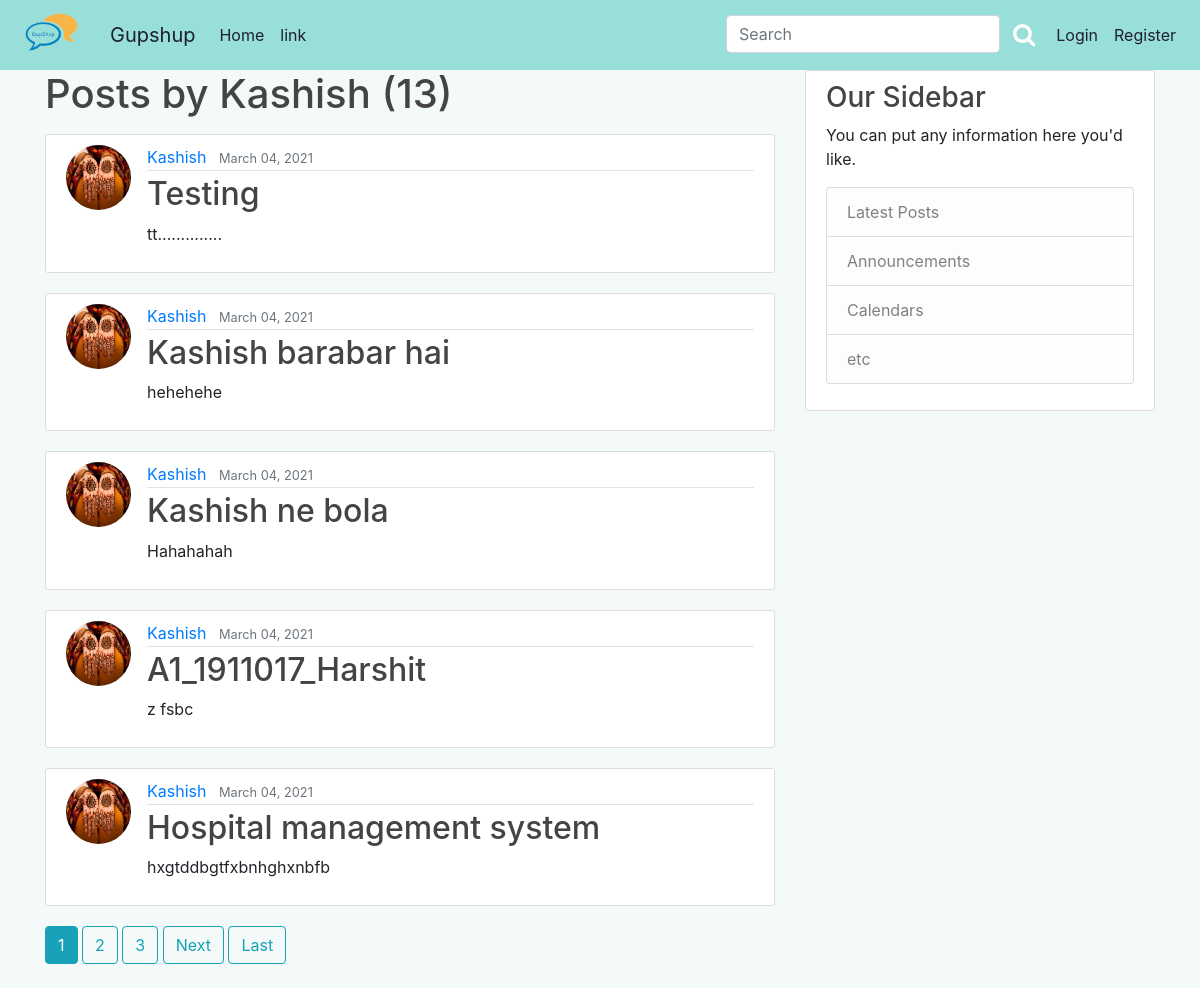
Before: /user/Kashish with the older database file.
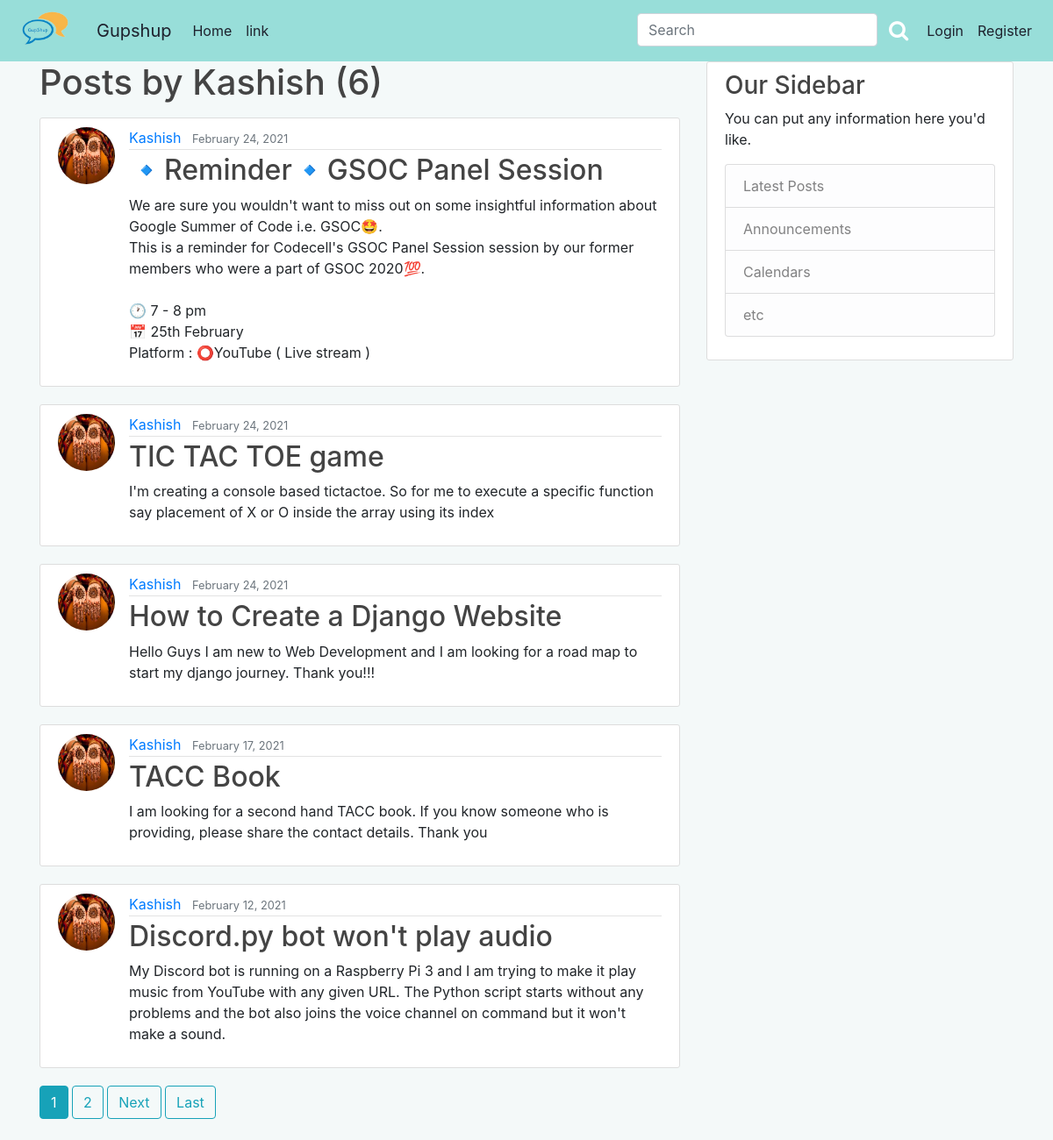
After: the same page with the newer database file.
### blog/models.py (models this page shows, shortened)
class Post(models.Model):
	title = models.CharField(max_length=100)
	content = models.TextField()
	date_posted = models.DateTimeField(default=timezone.now)
	author = models.ForeignKey(User, on_delete=models.CASCADE)
	likes = models.ManyToManyField(User, related_name = 'post_like')

### users/models.py (models this page shows, shortened)
class Profile(models.Model):
	user = models.OneToOneField(User, on_delete=models.CASCADE)
	image = models.ImageField(default='default.jpg',upload_to='profile_pics')

### blog/views.py (the view)
# urls.py: path('user/<str:username>', UserPostListView.as_view(), name='user-posts'),
class UserPostListView(ListView):
	model = Post
	template_name = 'blog/user_posts.html'
	context_object_name = 'posts'
	paginate_by = 5
	def get_queryset(self):
		user = get_object_or_404(User, username=self.kwargs.get('username'))
		return Post.objects.filter(author=user).order_by('-date_posted')

### blog/templates/blog/user_posts.html (shortened to what this page needs)
{% extends "blog/base.html" %}
{% block content %}
	<h1 class="mb-3">Posts by {{ view.kwargs.username }} ({{ page_obj.paginator.count }})</h1>
	{% for post in posts%}
		<article class="media content-section">
			<img class="rounded-circle article-img "src = {{post.author.profile.image.url}}>
		    <div class="media-body">
			    <div class="article-metadata">
			      <a class="mr-2" href="{% url 'user-posts' post.author.username %}">{{ post.author }}</a>
			      <small class="text-muted">{{ post.date_posted|date:"F d, Y" }}</small>
			    </div>
			    <h2><a class="article-title" href="{% url 'post-detail' post.id %}">{{ post.title }}</a></h2>
			    <p class="article-content">{{ post.content }}</p>
			</div>
		</article>
	{%endfor%}
	{% if is_paginated%}
		{% for num in page_obj.paginator.page_range %}
			{% if page_obj.number == num %}
				<a class="btn btn-info mb-4" href="?page={{ num }}">{{ num }}</a>
			{% elif num > page_obj.number|add:'-3' and num < page_obj.number|add:'3'%}
				<a class="btn btn-outline-info mb-4" href="?page={{ num }}">{{ num }}</a>
			{% endif %}
		{% endfor %}
		{% if page_obj.has_next %}
			<a class="btn btn-outline-info mb-4" href="?page={{ page_obj.next_page_number }}">Next</a>
			<a class="btn btn-outline-info mb-4" href="?page={{ page_obj.paginator.num_pages }}">Last</a>
		{% endif %}
	{% endif %}
{% endblock content %}

### blog/templates/blog/base.html (shortened to what this page needs)
{% load static %}
<!DOCTYPE html>
<html>
<head>
    <link rel="stylesheet" type="text/css" href="{% static 'blog/main.css'%}">
	<link rel="stylesheet" href="https://cdnjs.cloudflare.com/ajax/libs/font-awesome/4.7.0/css/font-awesome.min.css">
	<link rel="stylesheet" href="https://stackpath.bootstrapcdn.com/bootstrap/4.2.1/css/bootstrap.min.css">
	<link rel="stylesheet" href="https://cdnjs.cloudflare.com/ajax/libs/font-awesome/4.7.0/css/font-awesome.min.css">
	<link rel="stylesheet" href="https://stackpath.bootstrapcdn.com/font-awesome/4.7.0/css/font-awesome.min.css">
</head>
<body style="background-color: #f4f9f9" class="py-0 my-0">
	<nav class="navbar sticky-top navbar-expand-lg navbar-custom pb-2">
	<a class="navbar-brand" href="/">
	<img style="max-width:70px; margin-top: -7px;border-radius: 35%;"class="mr-2" src="{%static 'blog/LOGO_PNG.png'%}"></a>
  <a class="navbar-brand" href="/">Gupshup</a>
  <div class="collapse navbar-collapse" id="navbarSupportedContent">
    <ul class="navbar-nav mr-auto">
      <li class="nav-item active">
        <a class="nav-link" href="/" style="color: #1e212d">Home <span class="sr-only">(current)</span></a>
      </li>
      <li class="nav-item ">
        <a class="nav-link" href="#" style="color: #1e212d">link</a>
      </li>
    </ul>
	        <div class="navbar-nav">
	        	<form action="{% url 'search-result' %}" method="GET">
				<div style=" display: flex;">
	        		<input class="form-control" style="display: inline;" type="text" name="q" placeholder="Search">
					<button type="submit" class="btn btn-success-outline" ><i class="fa fa-search " style="font-size:24px; color:white;"></i> </i></button>
					</div>
	        	</form>
	        	{% if user.is_authenticated %}
	        		 <a class="nav-item nav-link" style="color: #1e212d" href="{% url 'profile' %}">Profile</a>
	        		 <a class="nav-item nav-link" style="color: #1e212d" href="{% url 'post-create' %}">New Post</a>
	        		 <a class="nav-item nav-link" style="color: #1e212d" href="{% url 'logout' %}">Logout</a>
	        	{% else %}
		           <a class="nav-item nav-link" style="color: #1e212d" href="{% url 'login' %}">Login</a>
		           <a class="nav-item nav-link" style="color: #1e212d" href="{% url 'register' %}">Register</a>
		           {% endif %}
	        </div>
  </div>
</nav>
	<main role="main" class="container">
	  <div class="row">
	    <div class="col-md-8">
	      {% block content %}{% endblock %}
	    </div>
	    <div class="col-md-4">
	      <div class="content-section">
	        <h3>Our Sidebar</h3>
	        <p class=''>You can put any information here you'd like.
	          <ul class="list-group">
	            <li class="list-group-item list-group-item-light">Latest Posts</li>
	            <li class="list-group-item list-group-item-light">Announcements</li>
	            <li class="list-group-item list-group-item-light">Calendars</li>
	            <li class="list-group-item list-group-item-light">etc</li>
	          </ul>
	        </p>
	      </div>
	    </div>
	  </div>
	</main>
</body>
</html>

### blog/static/blog/main.css (style rules this page uses)
body { background: #fafafa; color: #333333; margin-top: 5rem; }
h1, h2, h3, h4, h5, h6 { color: #444444; }
ul { margin: 0; }
.content-section { background: #ffffff; padding: 10px 20px; border: 1px solid #dddddd; border-radius: 3px; margin-bottom: 20px; }
.article-title { color: #444444; }
.article-content { white-space: pre-line; }
.article-img { height: 65px; width: 65px; margin-right: 16px; }
.article-metadata { padding-bottom: 1px; margin-bottom: 4px; border-bottom: 1px solid #e3e3e3 }

Changed rows visible on the page:
removed Post: author.profile.image (picture), author "Kashish", date_posted "March 04, 2021", title "Testing", content "tt.............."
removed Post: author.profile.image (picture), author "Kashish", date_posted "March 04, 2021", title "Kashish barabar hai", content "hehehehe"
removed Post: author.profile.image (picture), author "Kashish", date_posted "March 04, 2021", title "Kashish ne bola", content "Hahahahah"
removed Post: author.profile.image (picture), author "Kashish", date_posted "March 04, 2021", title "A1_1911017_Harshit", content "z fsbc"
removed Post: author.profile.image (picture), author "Kashish", date_posted "March 04, 2021", title "Hospital management system", content "hxgtddbgtfxbnhghxnbfb"
now on this page (row unchanged): Post: author.profile.image (picture), author "Kashish", date_posted "February 24, 2021", title "🔹Reminder🔹GSOC Panel Session", content "We are sure you wouldn't want to miss out on some insightful information about Google Summer of Code i.e. GSOC🤩. This is a reminder for Codecell's GSOC Panel Session session by our former members who were a part of GSOC 2020💯. 🕐 7 - 8 pm 📅 25th February Platform : ⭕YouTube ( Live stream )"
now on this page (row unchanged): Post: author.profile.image (picture), author "Kashish", date_posted "February 24, 2021", title "TIC TAC TOE game", content "I'm creating a console based tictactoe. So for me to execute a specific function say placement of X or O inside the array using its index"
now on this page (row unchanged): Post: author.profile.image (picture), author "Kashish", date_posted "February 24, 2021", title "How to Create a Django Website", content "Hello Guys I am new to Web Development and I am looking for a road map to start my django journey. Thank you!!!"
now on this page (row unchanged): Post: author.profile.image (picture), author "Kashish", date_posted "February 17, 2021", title "TACC Book", content "I am looking for a second hand TACC book. If you know someone who is providing, please share the contact details. Thank you"
now on this page (row unchanged): Post: author.profile.image (picture), author "Kashish", date_posted "February 12, 2021", title "Discord.py bot won't play audio", content "My Discord bot is running on a Raspberry Pi 3 and I am trying to make it play music from YouTube with any given URL. The Python script starts without any problems and the bot also joins the voice channel on command but it won't make a sound."
Other visible differences:
{{ page_obj.paginator.count }}: "13" → "6"
list line gone: "3"
